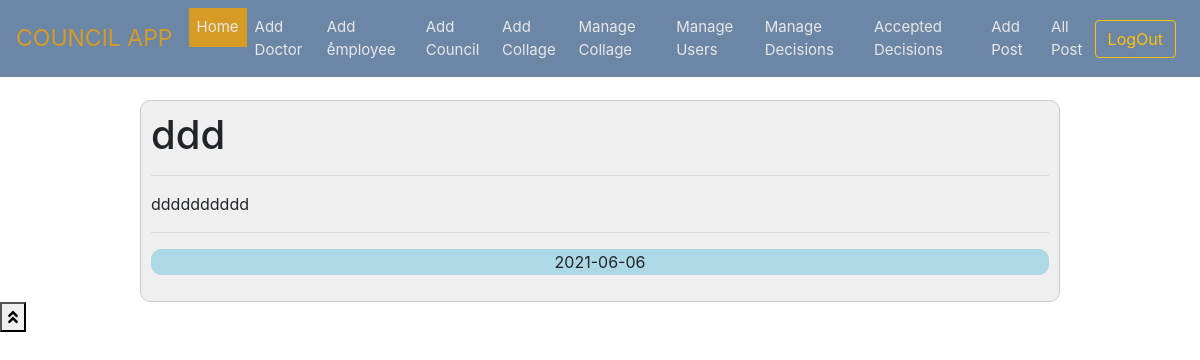
Page /allpost.php on the committed database.
### tables this page shows
CREATE TABLE `addpost` (
  `id` int(11) NOT NULL,
  `title` text NOT NULL,
  `post` text NOT NULL,
  `dt` varchar(255) NOT NULL
);

### allpost.php (the view, shortened to what this page needs)
<!DOCTYPE html>
<html>
<head>
	<link rel="stylesheet" href="css/bootstrap.css">
<link rel="stylesheet" href="css/all.css"/>
<link rel="stylesheet" href="https://rawcdn.githack.com/rafaelbotazini/floating-whatsapp/3d18b26d5c7d430a1ab0b664f8ca6b69014aed68/floating-wpp.min.css">
    <link href="https://cdnjs.cloudflare.com/ajax/libs/toastr.js/2.0.1/css/toastr.css" rel="stylesheet"/>
</head>
<body>
<div style="background-image: url('images/22.jpg');background-repeat: no-repeat;background-size: cover;background-attachment: fixed; height: 0px; ">
<div style="background-color:rgba(10,54,108,0.2);width: 100%;height: 0px; ">
  <div class="mynav">
  <?php
include 'adminnav.php';
?>
</div>
</div>
<div style="height: 100px;"></div>
<div class="container">
  <div class="row">
    <div class="col-md-1"></div>
    <div class="col-md-10">
      <?php
      include'conn.php';
      $r=mysqli_query($con,"select * from addpost");
while($row=mysqli_fetch_array($r))
{
  echo'
<div style="border-radius:10px;background-color:#efefef;border:1px solid #ccc;padding:10px;">
<h1>'.$row['title'].'</h1>
<hr>
<p>'.$row['post'].'</p>
<hr>
<p style="border-radius:10px;background-color:lightblue;border:1px solid lightblue;text-align:center">'.$row['dt'].' </p>
</div>
  ';
}
      ?>
    </div>
    <div class="col-md-1"></div>
  </div>
</div>
<button onclick="topFunction()" id="myBtn" title="Go to top"><i class="fa fa-angle-double-up"></i></button>
 </div>
</body>
</html>

### css/all.css (style rules this page uses)
.fa-angle-double-up:before { content: "\f102"; }

### allpost.php (style rules this page uses)
html { scroll-behavior: smooth; }
body { margin: 0; padding: 0; }
.mynav { background-color:rgba(10,54,108,0.6); width: 100%; }

### rows in the picture
addpost: title "ddd", post "dddddddddd", dt "2021-06-06"
